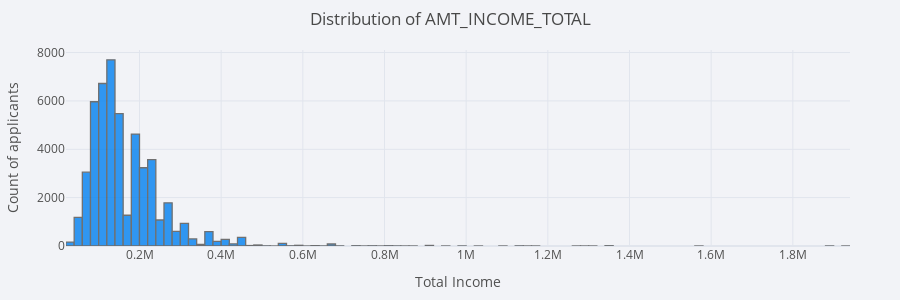

Notebook code for this chart:
### Code cell
normalised_home_loan[normalised_home_loan['AMT_INCOME_TOTAL'] < 2000000]['AMT_INCOME_TOTAL'].iplot(kind='histogram', bins=100,
   xTitle = 'Total Income', yTitle ='Count of applicants',
             title='Distribution of AMT_INCOME_TOTAL')

### Figure 1 — Plotly figure (JSON) as saved in the notebook; plotly's stock layout.template omitted (floating-point values rounded to 4 significant figures; data arrays with more than 128 entries replaced by an {"elided": "..."} marker saying what was removed)
{"data": [{"histfunc": "count", "histnorm": "", "marker": {"color": "rgba(0, 128, 240, 1.0)", "line": {"color": "#505050", "width": 1.3}}, "name": "AMT_INCOME_TOTAL", "nbinsx": 100, "opacity": 0.8, "orientation": "v", "type": "histogram", "x": {"elided": "49644 float values"}}], "layout": {"barmode": "overlay", "height": 300, "legend": {"bgcolor": "#F2F3F7", "font": {"color": "#505050"}}, "margin": {"b": 50, "l": 50, "r": 50, "t": 50}, "paper_bgcolor": "#F2F3F7", "plot_bgcolor": "#F2F3F7", "title": {"font": {"color": "#484848"}, "text": "Distribution of AMT_INCOME_TOTAL", "x": 0.5}, "xaxis": {"gridcolor": "#E1E5ED", "showgrid": true, "tickfont": {"color": "#505050"}, "title": {"font": {"color": "#505050"}, "text": "Total Income"}, "zerolinecolor": "#E1E5ED"}, "yaxis": {"gridcolor": "#E1E5ED", "showgrid": true, "tickfont": {"color": "#505050"}, "title": {"font": {"color": "#505050"}, "text": "Count of applicants"}, "zerolinecolor": "#E1E5ED"}}}
